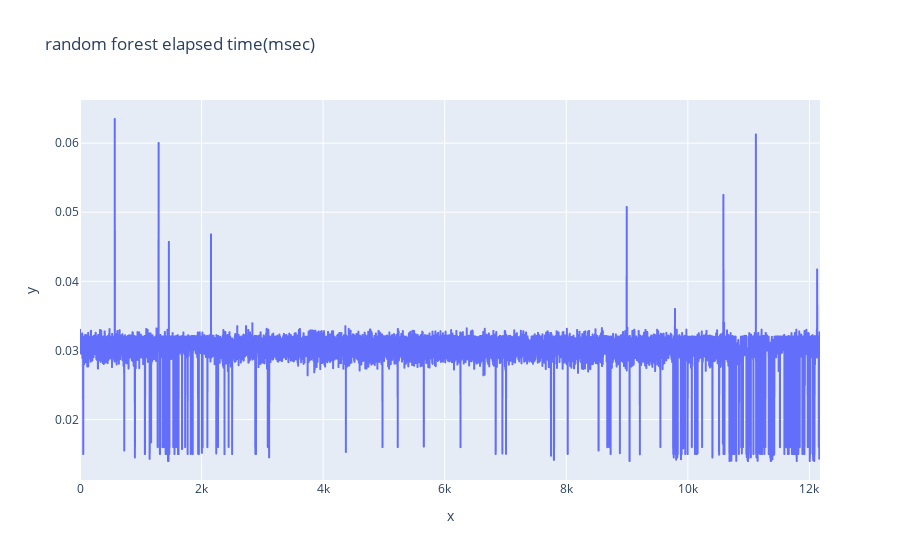

The cell this chart's notebook holds for it:
### Code cell
fig = px.line(y=rf_elapsed_time_list , title='random forest elapsed time(msec)')
fig.show()

### Figure 1 — Plotly figure (JSON) as saved in the notebook; plotly's stock layout.template omitted (floating-point values rounded to 4 significant figures; data arrays with more than 128 entries replaced by an {"elided": "..."} marker saying what was removed)
{"data": [{"hovertemplate": "x=%{x}<br>y=%{y}<extra></extra>", "legendgroup": "", "line": {"color": "#636efa", "dash": "solid"}, "marker": {"symbol": "circle"}, "mode": "lines", "name": "", "showlegend": false, "x": {"elided": "12175 int values"}, "xaxis": "x", "y": {"elided": "12175 float values"}, "yaxis": "y", "type": "scattergl"}], "layout": {"xaxis": {"anchor": "y", "domain": [0.0, 1.0], "title": {"text": "x"}}, "yaxis": {"anchor": "x", "domain": [0.0, 1.0], "title": {"text": "y"}}, "legend": {"tracegroupgap": 0}, "title": {"text": "random forest elapsed time(msec)"}}}
